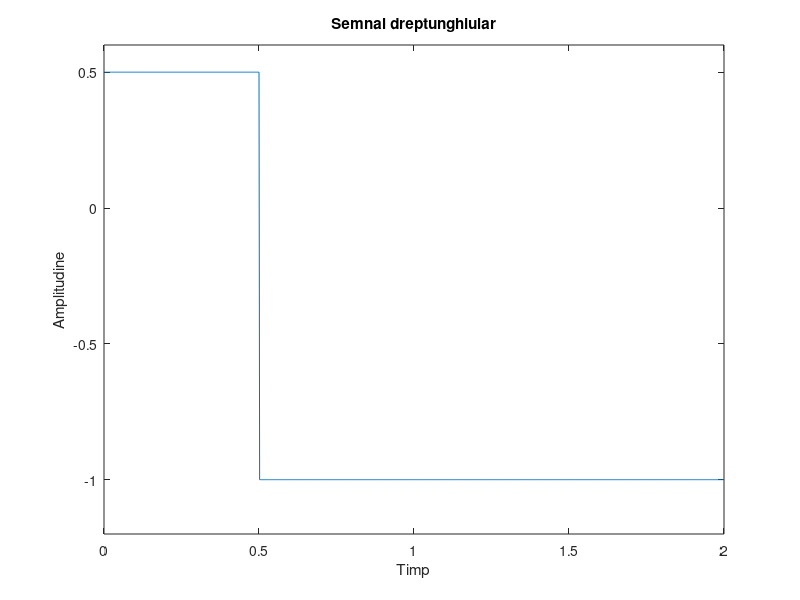

Reproduce this figure in MATLAB.
t=0:0.002:2;		%se creeaza 3 vectori de timp cu rezolutia de 2 ms pentru a putea reprezenta semnalul
t1=0:0.002:0.5;		
t2=0.7:0.002:2;
y1=zeros(1,251);	%realizarea celor doi vectori in care se vor stoca amplitudinile 
y2=zeros(1,750);

for i=1:1:251;		%li se atribuie amplitudinile cerute celor 2 vectori
y1(i)=0.5;
end

for i=1:1:750;
y2(i)=-1;
end

s=[y1 y2];	%realizarea semnalului cerut prin concatenare
plot(t, s);	%reprezentarea grafica a semnalului
axis([0 2 -1.2 0.6 ]);
title ('Semnal dreptunghiular');
xlabel('Timp');
ylabel('Amplitudine');
